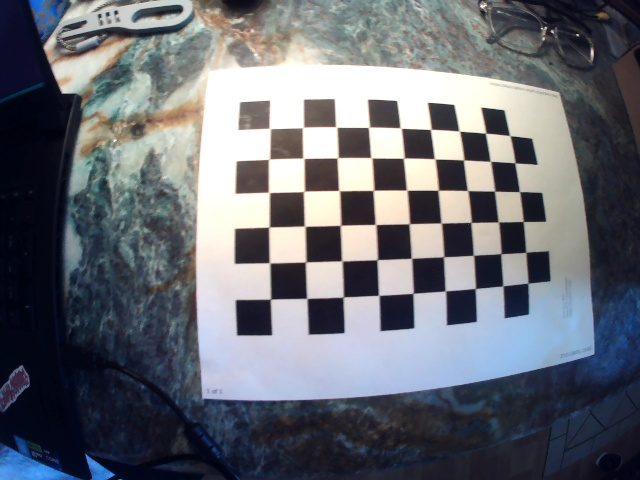
#> input picture calibrate/calibration_pictures/img_0.jpg, 640 x 480 px; its folder holds only this picture in this run
$ python get_distortion_coefs.py
#> lines starting #> are read from the running program, lines starting #| are printed output that depends on the picture; long printed decimals are rounded
import numpy as np
import cv2 as cv
import glob

def draw(img, corners, imgpts):
    corner = tuple(corners[0].ravel().astype("int32"))
    imgpts = imgpts.astype("int32")
    img = cv.line(img, corner, tuple(imgpts[0].ravel()), (255,0,0), 5)
    img = cv.line(img, corner, tuple(imgpts[1].ravel()), (0,255,0), 5)
    img = cv.line(img, corner, tuple(imgpts[2].ravel()), (0,0,255), 5)
    return img

SQUARE_SIZE = 0.021


intrinsics = np.array(
[[404.13447425,   0.,         327.90762183],
[  0.,         405.21467998, 231.79056369],
[  0.,           0.,           1.        ]])

dist = np.array([[-4.21439573e-01,  2.28135728e-01, 3.68447155e-04, -2.88951890e-04,  -6.37282662e-02]])

# termination criteria
criteria = (cv.TERM_CRITERIA_EPS + cv.TERM_CRITERIA_MAX_ITER, 15, 0.001)

# prepare object points, like (0,0,0), (1,0,0), (2,0,0) ....,(6,5,0)
objp = np.zeros((9*6,3), np.float32)
objp[:,:2] = np.mgrid[0:9,0:6].T.reshape(-1,2)
print(objp)
axis = np.float32([[3,0,0], [0,3,0], [0,0,-3]]).reshape(-1,3)
# Arrays to store object points and image points from all the images.
objpoints = [] # 3d point in real world space
imgpoints = [] # 2d points in image plane.

images = glob.glob(f'calibration_pictures/*.jpg')

for fname in images:
    img = cv.imread(fname)
#> img is the input picture: shape (480, 640, 3); mean B, G, R 115.1, 107.5, 104.2
    gray = cv.cvtColor(img, cv.COLOR_BGR2GRAY)
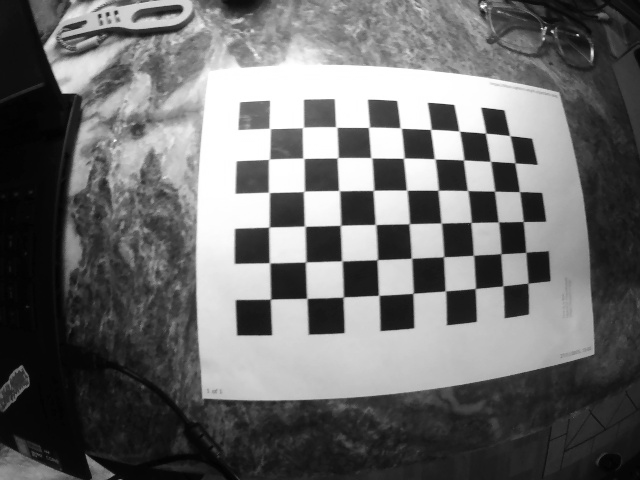
#> gray: shape (480, 640); min 1, max 255, mean 107.3
    print(gray.shape[::-1])
#| (640, 480)

    # Find the chess board corners
    ret, corners = cv.findChessboardCornersSB(gray, (9,6), None)
#> ret = True; corners = 54 rows, first 8: [527.8, 283.2], [502.8, 285.8], [475.3, 288.5], [445.4, 291], [413.1, 293.3], [378.8, 295.3], [343.3, 297], [306.8, 298.3]

    # If found, add object points, image points (after refining them)
    if ret == True:
        objpoints.append(objp)

        corners2 = cv.cornerSubPix(gray,corners, (11,11), (-1,-1), criteria)
#> corners2 = 54 rows, first 8: [527.9, 283.1], [502.9, 285.9], [475.4, 288.4], [445.4, 290.9], [413.1, 293.3], [378.7, 295.4], [343.2, 297], [306.8, 298.4]
        imgpoints.append(corners2)

        ret,rvecs, tvecs = cv.solvePnP(objp, corners2, intrinsics, dist)
#> rvecs = [-0.102, 0.249, 3.1]; tvecs = [6.41, 1.64, 11.41]

        # project 3D points to image plane
        imgpts, jac = cv.projectPoints(axis, rvecs, tvecs, intrinsics, dist)
#> imgpts = [[445.4, 291], [519.4, 191.7], [583, 276.9]]

        img = draw(img,corners2,imgpts)
#> in draw, `corner = tuple(corners[0].ravel().astype("int32"))`: corner = (527, 283)
#> in draw, `imgpts = imgpts.astype("int32")`: imgpts = [[445, 291], [519, 191], [583, 276]]

        # Draw and display the corners
        cv.drawChessboardCorners(img, (9,6), corners2, ret)
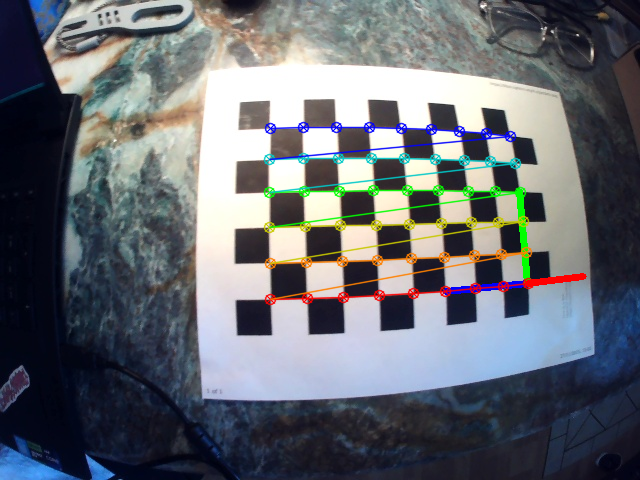
#> img: shape (480, 640, 3); mean B, G, R 113.6, 107.3, 103.2
        cv.imshow('img', img)

        k = cv.waitKey(0) & 0xFF
#> (key Esc is pressed here)
        if k == ord('s'):
            print('next')
        # cv.waitKey(500)


ret, mtx, dist, rvecs, tvecs = cv.calibrateCamera(objpoints, imgpoints, gray.shape[::-1], None, None)
#> ret = 0.109; mtx = [[131.7, 0, 310], [0, 130.7, 235], [0, 0, 1]]; dist = [[-0.0435, 0.00117, -0.000803, 0.00539, 7.56e-05]]; rvecs = ([-0.0337, 0.0816, 3.11],); tvecs = ([6.9, 1.57, 3.72],)

print("RMS error:", ret)
#| RMS error: 0.1094
print("Camera matrix:\n", mtx)
#| Camera matrix:
#|  [[131.712    0.         310.020]
#|  [  0.         130.735  235.042]
#|  [  0.           0.           1.        ]]
print("Distortion coefficients:\n", dist)
#| Distortion coefficients:
#|  [[-4.34576021e-02  1.16603365e-03 -8.02829557e-04  5.39278470e-03
#|    7.55606068e-05]]

img = img
h,  w = img.shape[:2]
#> h = 480; w = 640
newcameramtx, roi = cv.getOptimalNewCameraMatrix(mtx, dist, (w,h), 1, (w,h))
#> newcameramtx = [[99.43, 0, 329.7], [0, 97.11, 232.1], [0, 0, 1]]; roi = (15, 24, 615, 433)
dst = cv.undistort(img, mtx, dist, None, newcameramtx)
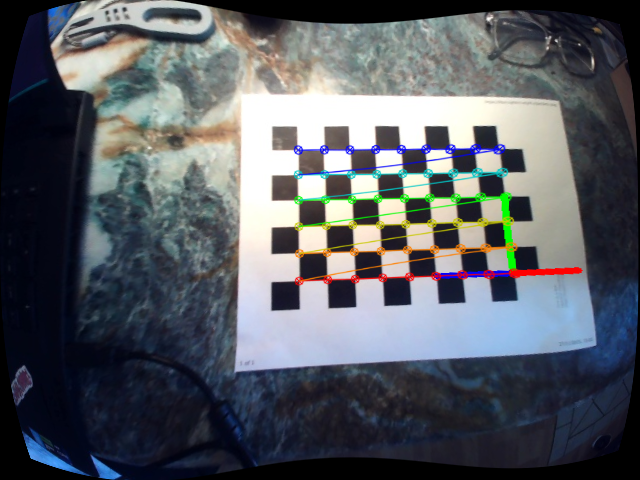
#> dst: shape (480, 640, 3); mean B, G, R 98.5, 92.2, 87.9

# crop the image
x, y, w, h = roi
#> x = 15; y = 24; w = 615; h = 433
dst = dst[y:y+h, x:x+w]
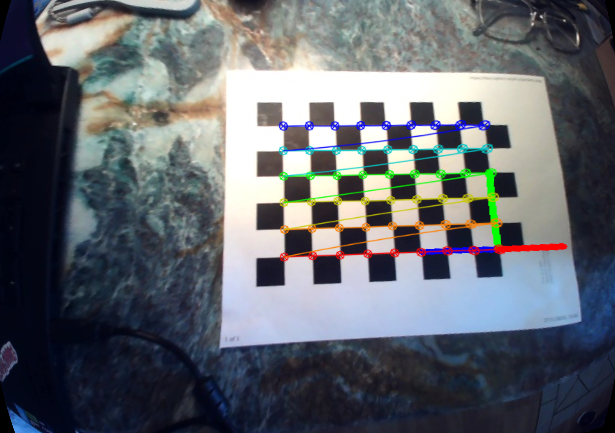
#> dst: shape (433, 615, 3); mean B, G, R 108.6, 102.4, 97.8
cv.imwrite('calibresult.png', dst)

cv.destroyAllWindows()

$ run again, on calibrate/calibration_pictures/img_12.jpg
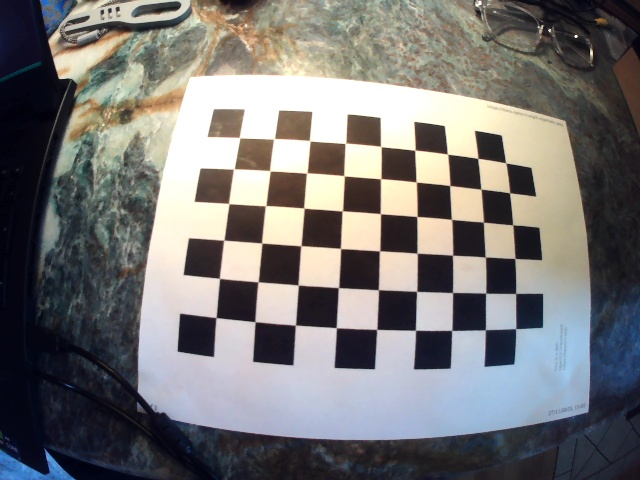
#> input picture calibrate/calibration_pictures/img_12.jpg, 640 x 480 px
#> img is the input picture: shape (480, 640, 3); mean B, G, R 116.9, 117.3, 118.7
#| (640, 480)
#> `ret, corners = cv.findChessboardCornersSB(gray, (9,6), None)`: ret = True; corners = 54 rows, first 8: [515.7, 328.6], [485.4, 329.8], [451.8, 330.4], [415.5, 330.3], [376.8, 329.4], [336.3, 327.6], [295.5, 325], [254.9, 321.6]
#> corners2 = 54 rows, first 8: [515.7, 328.7], [485.4, 329.8], [451.7, 330.4], [415.5, 330.3], [376.8, 329.4], [336.4, 327.7], [295.4, 325.1], [255, 321.7]
#> `ret,rvecs, tvecs = cv.solvePnP(objp, corners2, intrinsics, dist)`: rvecs = [0.0638, -0.433, -3.05]; tvecs = [5.19, 2.67, 9.78]
#> `imgpts, jac = cv.projectPoints(axis, rvecs, tvecs, intrinsics, dist)`: imgpts = [[415.5, 330.3], [512.7, 224.8], [578.1, 318.5]]
#> corner = (515, 328)
#> in draw, `imgpts = imgpts.astype("int32")`: imgpts = [[415, 330], [512, 224], [578, 318]]
#> `ret, mtx, dist, rvecs, tvecs = cv.calibrateCamera(objpoints, imgpoints..`: ret = 0.111; mtx = [[350.9, 0, 323.3], [0, 347.4, 229], [0, 0, 1]]; dist = [[-0.317, 0.101, 0.00256, 0.00418, 0.00599]]; rvecs = ([0.0576, -0.375, -3.05],); tvecs = ([5.3, 2.78, 8.49],)
#| RMS error: 0.1109
#| Camera matrix:
#|  [[350.915    0.         323.330]
#|  [  0.         347.449 228.951]
#|  [  0.           0.           1.        ]]
#| Distortion coefficients:
#|  [[-0.3171  0.1008  0.002559  0.004178  0.005992]]
#> newcameramtx = [[270, 0, 329.2], [0, 266.8, 231.8], [0, 0, 1]]; roi = (14, 22, 613, 442)
#> `dst = cv.undistort(img, mtx, dist, None, newcameramtx)`:
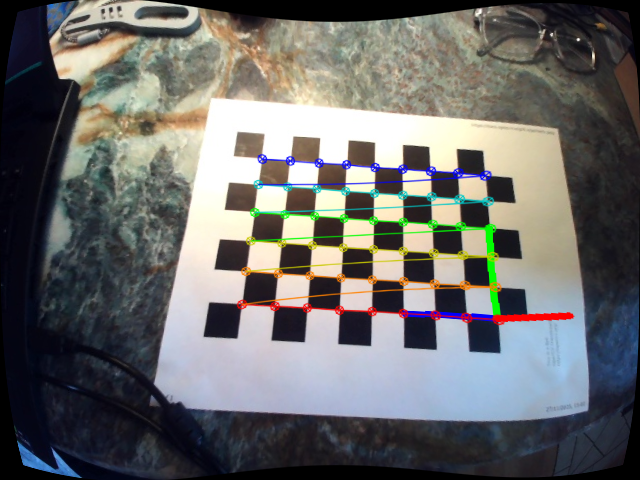
#> dst: shape (480, 640, 3); mean B, G, R 106.1, 107.1, 107.1
#> `x, y, w, h = roi`: x = 14; y = 22; w = 613; h = 442
#> `dst = dst[y:y+h, x:x+w]`:
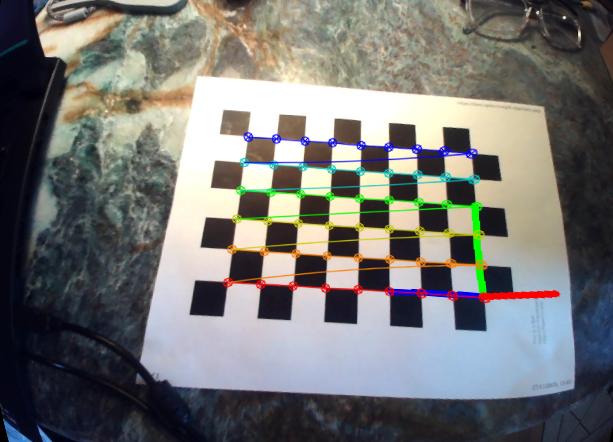
#> dst: shape (442, 613, 3); mean B, G, R 115.6, 117.3, 117.3

$ run again, on calibrate/calibration_pictures/img_13.jpg
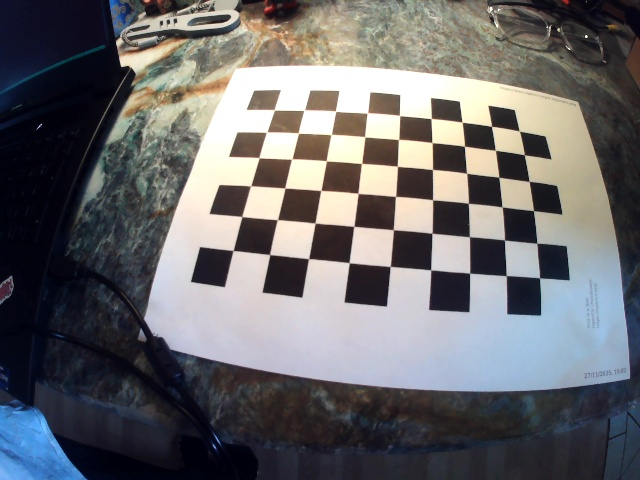
#> input picture calibrate/calibration_pictures/img_13.jpg, 640 x 480 px
#> img is the input picture: shape (480, 640, 3); mean B, G, R 107.7, 105.4, 105.9
#| (640, 480)
#> `ret, corners = cv.findChessboardCornersSB(gray, (9,6), None)`: ret = True; corners = 54 rows, first 8: [539.6, 277.8], [506.2, 275.5], [469.8, 273.1], [430.8, 269.8], [390.3, 266.4], [349.2, 262.6], [308.6, 258.5], [269.6, 254.4]
#> corners2 = 54 rows, first 8: [539.6, 277.8], [506.2, 275.6], [469.6, 273.1], [430.7, 269.9], [390.3, 266.5], [349.2, 262.7], [308.5, 258.6], [269.6, 254.6]
#> `ret,rvecs, tvecs = cv.solvePnP(objp, corners2, intrinsics, dist)`: rvecs = [-0.177, -0.713, -2.93]; tvecs = [5.44, 1.18, 9.03]
#> `imgpts, jac = cv.projectPoints(axis, rvecs, tvecs, intrinsics, dist)`: imgpts = [[430.8, 269.9], [529.1, 181.4], [591.3, 221.2]]
#> corner = (539, 277)
#> in draw, `imgpts = imgpts.astype("int32")`: imgpts = [[430, 269], [529, 181], [591, 221]]
#> `ret, mtx, dist, rvecs, tvecs = cv.calibrateCamera(objpoints, imgpoints..`: ret = 0.14; mtx = [[415.9, 0, 322.9], [0, 415.5, 221.1], [0, 0, 1]]; dist = [[-0.469, 0.37, 0.00738, 0.00237, -0.259]]; rvecs = ([-0.197, -0.743, -2.92],); tvecs = ([5.55, 1.43, 9.23],)
#| RMS error: 0.1404
#| Camera matrix:
#|  [[415.865   0.         322.937]
#|  [  0.         415.464   221.125]
#|  [  0.           0.           1.        ]]
#| Distortion coefficients:
#|  [[-0.4692  0.3698   0.007382  0.00237 -0.2595]]
#> newcameramtx = [[386.4, 0, 300], [0, 215, 169.9], [0, 0, 1]]; roi = (0, 55, 594, 248)
#> `dst = cv.undistort(img, mtx, dist, None, newcameramtx)`:
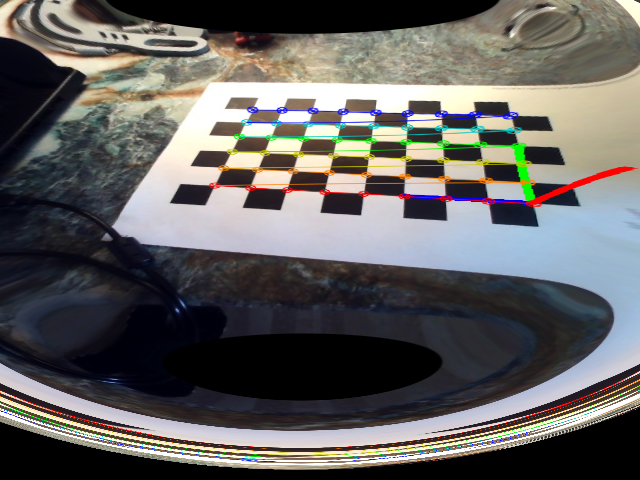
#> dst: shape (480, 640, 3); mean B, G, R 96.1, 97.5, 98.9
#> `x, y, w, h = roi`: x = 0; y = 55; w = 594; h = 248
#> `dst = dst[y:y+h, x:x+w]`:
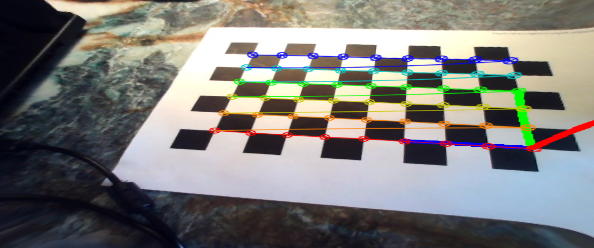
#> dst: shape (248, 594, 3); mean B, G, R 121.2, 123.9, 124.8

$ run again, on calibrate/calibration_pictures/img_14.jpg
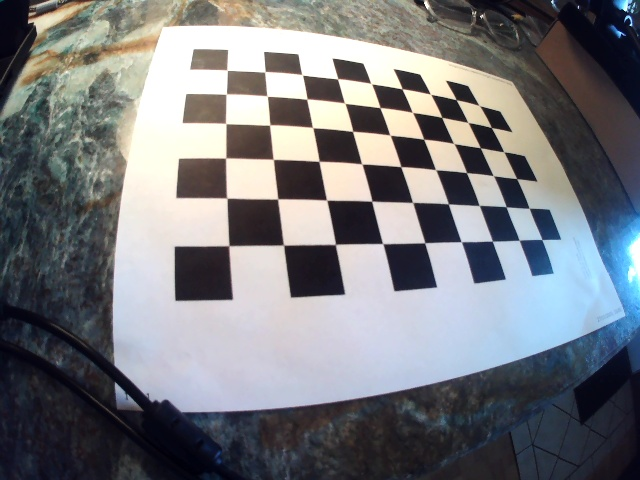
#> input picture calibrate/calibration_pictures/img_14.jpg, 640 x 480 px
#> img is the input picture: shape (480, 640, 3); mean B, G, R 125.4, 121.1, 119.3
#| (640, 480)
#> `ret, corners = cv.findChessboardCornersSB(gray, (9,6), None)`: ret = True; corners = 54 rows, first 8: [541.4, 239.2], [518.7, 240.1], [492.2, 241], [461.2, 241.7], [424.8, 242.8], [382.7, 243.6], [335.4, 244.2], [283.4, 245]
#> corners2 = 54 rows, first 8: [542.1, 239.5], [519.2, 240.1], [492.4, 241.1], [461.3, 241.7], [424.8, 242.8], [382.8, 243.7], [335.4, 244.4], [283.5, 245.1]
#> `ret,rvecs, tvecs = cv.solvePnP(objp, corners2, intrinsics, dist)`: rvecs = [-0.488, 0.762, 2.92]; tvecs = [5.81, 0.207, 9.57]
#> `imgpts, jac = cv.projectPoints(axis, rvecs, tvecs, intrinsics, dist)`: imgpts = [[461.2, 241.8], [503.9, 151.9], [614.7, 177.4]]
#> corner = (542, 239)
#> in draw, `imgpts = imgpts.astype("int32")`: imgpts = [[461, 241], [503, 151], [614, 177]]
#> `ret, mtx, dist, rvecs, tvecs = cv.calibrateCamera(objpoints, imgpoints..`: ret = 0.174; mtx = [[391.1, 0, 320.8], [0, 390.1, 234.4], [0, 0, 1]]; dist = [[-0.368, 0.0606, -0.00429, 0.00585, 0.112]]; rvecs = ([-0.471, 0.745, 2.93],); tvecs = ([5.97, 0.154, 9.25],)
#| RMS error: 0.1739
#| Camera matrix:
#|  [[391.124   0.         320.799]
#|  [  0.         390.095 234.403]
#|  [  0.           0.           1.        ]]
#| Distortion coefficients:
#|  [[-0.3678  0.06055 -0.004292    0.005853  0.1124]]
#> newcameramtx = [[312.1, 0, 326.1], [0, 309.6, 230.9], [0, 0, 1]]; roi = (12, 14, 615, 455)
#> `dst = cv.undistort(img, mtx, dist, None, newcameramtx)`:
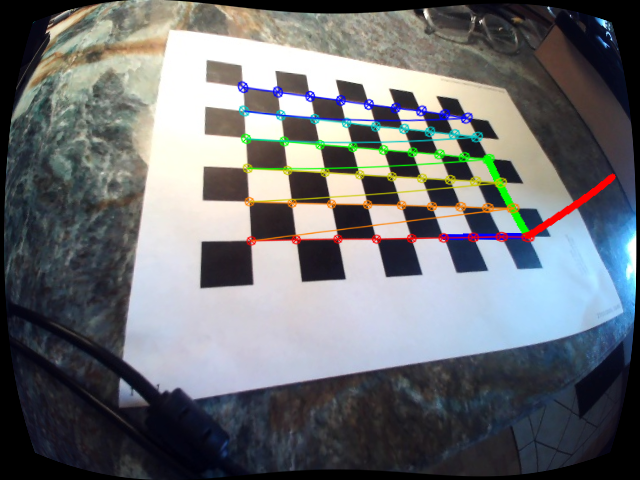
#> dst: shape (480, 640, 3); mean B, G, R 114.5, 111.6, 109
#> `x, y, w, h = roi`: x = 12; y = 14; w = 615; h = 455
#> `dst = dst[y:y+h, x:x+w]`:
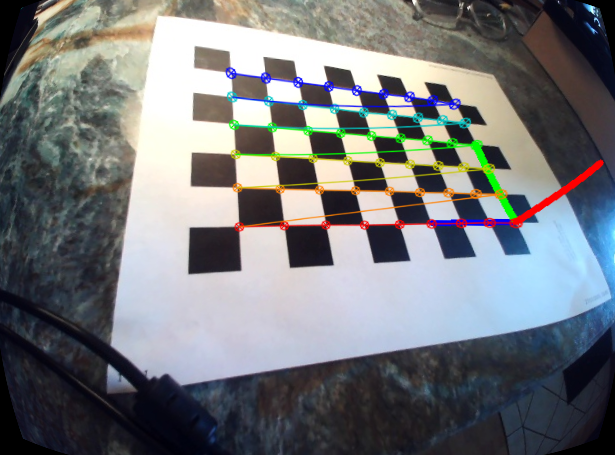
#> dst: shape (455, 615, 3); mean B, G, R 122.7, 119.7, 117.2

$ run again, on calibrate/calibration_pictures/img_1.jpg
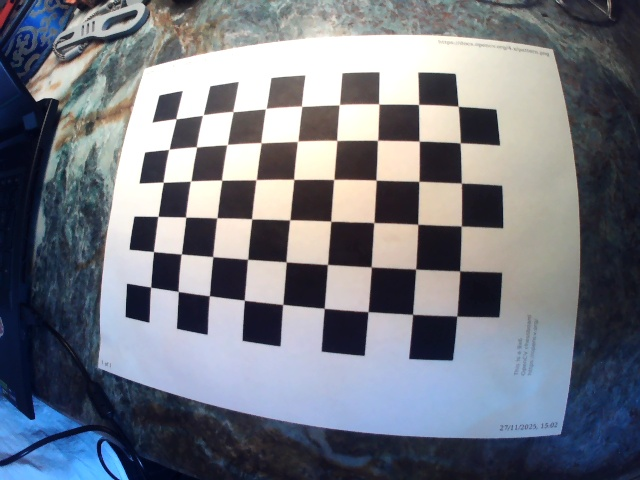
#> input picture calibrate/calibration_pictures/img_1.jpg, 640 x 480 px
#> img is the input picture: shape (480, 640, 3); mean B, G, R 129.8, 120, 116
#| (640, 480)
#> `ret, corners = cv.findChessboardCornersSB(gray, (9,6), None)`: ret = True; corners = 54 rows, first 8: [456.8, 316], [412.6, 314.3], [368, 311.7], [324.2, 308.3], [282.8, 304.4], [244.2, 300.2], [209.2, 295.7], [178, 291.3]
#> corners2 = 54 rows, first 8: [456.8, 316], [412.6, 314.4], [368, 311.6], [324.3, 308.4], [282.7, 304.4], [244.3, 300.2], [209.3, 295.7], [178.2, 291.5]
#> `ret,rvecs, tvecs = cv.solvePnP(objp, corners2, intrinsics, dist)`: rvecs = [-0.36, -0.242, -3.05]; tvecs = [2.83, 1.84, 8.31]
#> `imgpts, jac = cv.projectPoints(axis, rvecs, tvecs, intrinsics, dist)`: imgpts = [[324.2, 308.3], [461.3, 183], [474.9, 324.8]]
#> corner = (456, 316)
#> in draw, `imgpts = imgpts.astype("int32")`: imgpts = [[324, 308], [461, 182], [474, 324]]
#> `ret, mtx, dist, rvecs, tvecs = cv.calibrateCamera(objpoints, imgpoints..`: ret = 0.121; mtx = [[375.7, 0, 335], [0, 376.1, 236.9], [0, 0, 1]]; dist = [[-0.393, 0.388, -0.00322, -0.00645, -0.521]]; rvecs = ([-0.336, -0.219, -3.06],); tvecs = ([2.68, 1.74, 7.71],)
#| RMS error: 0.1205
#| Camera matrix:
#|  [[375.676    0.         334.959]
#|  [  0.         376.113 236.937]
#|  [  0.           0.           1.        ]]
#| Distortion coefficients:
#|  [[-0.3928  0.3881 -0.003219 -0.00645 -0.5209]]
#> newcameramtx = [[278.5, 0, 413.6], [0, 100.7, 380.7], [0, 0, 1]]; roi = (165, 317, 474, 128)
#> `x, y, w, h = roi`: x = 165; y = 317; w = 474; h = 128
#> `dst = dst[y:y+h, x:x+w]`:
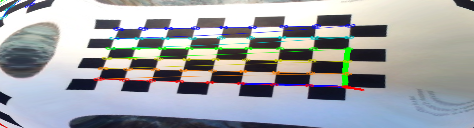
#> dst: shape (128, 474, 3); mean B, G, R 167.5, 163, 159.7
